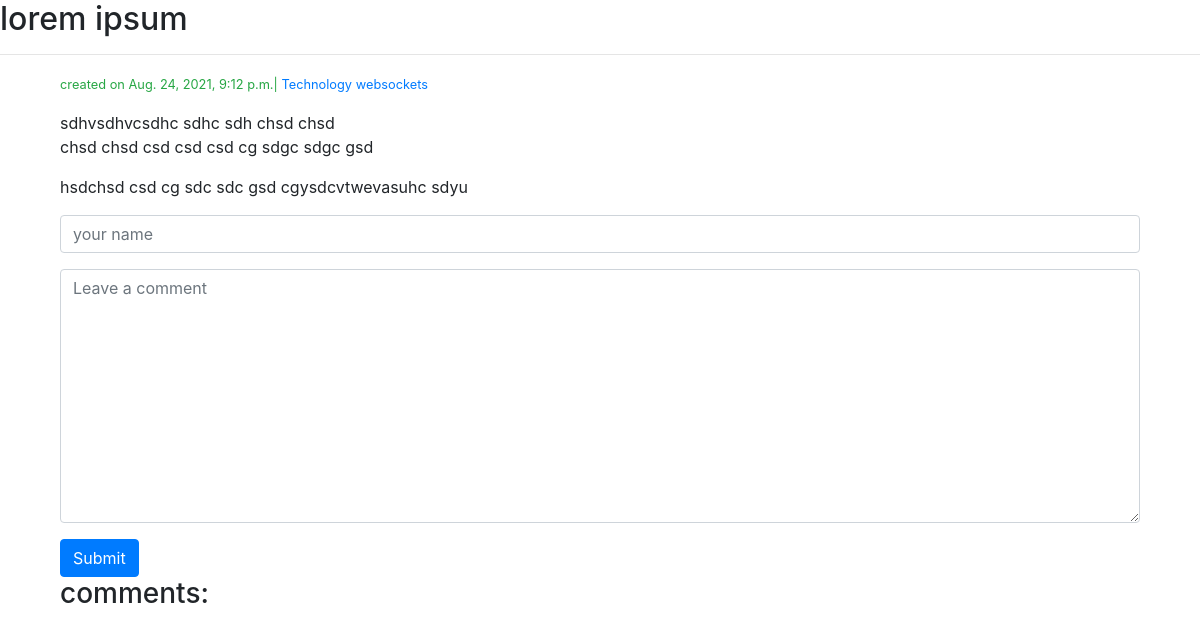
The app's page /myblogs/1/, older data.
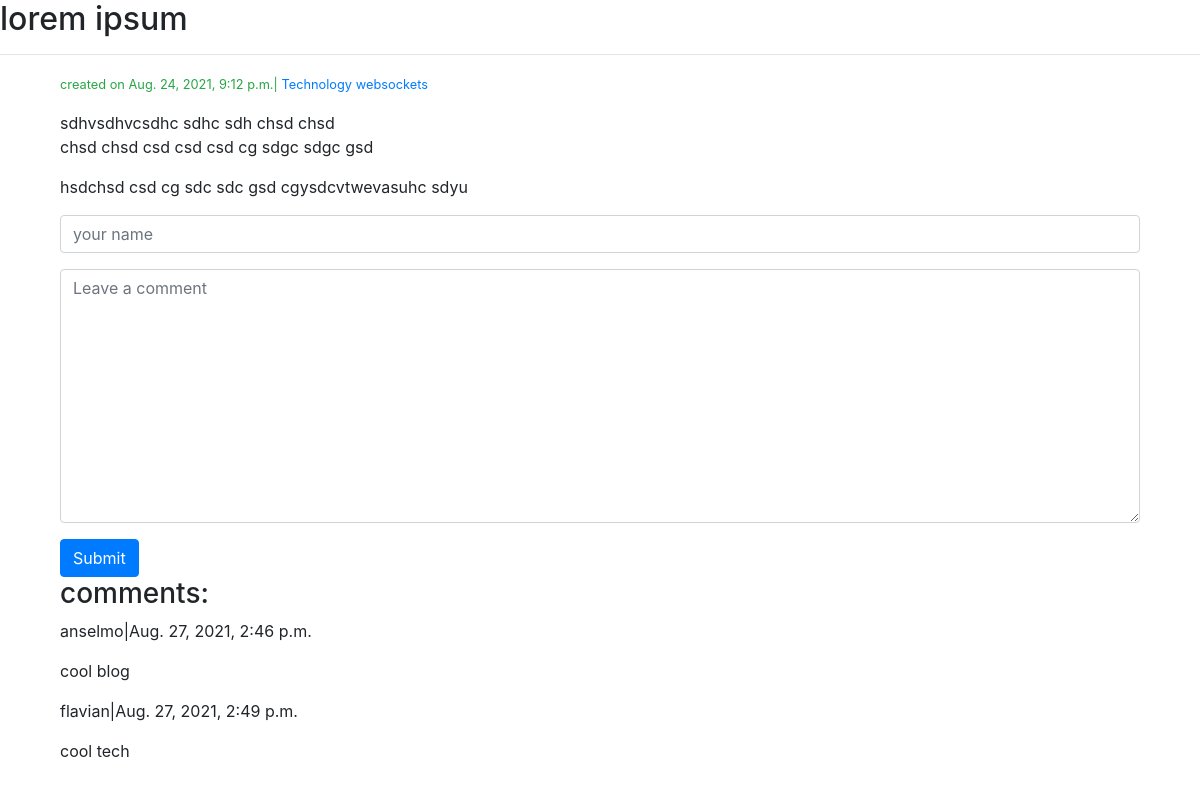
The same page, newer data.
### myblogs/models.py (models this page shows)
class Post(models.Model):
    title=models.CharField(max_length=100)
    blog=models.TextField()
    createdOn=models.DateTimeField(auto_now_add=True)
    lastModified=models.DateTimeField(auto_now=True)
    categories=models.ManyToManyField('Category',related_name='post')

class Category(models.Model):
    categoryName=models.CharField(max_length=100)
    def __str__(self):
        return self.categoryName

class Comment(models.Model):
    author=models.CharField(max_length=100)
    comment=models.TextField()
    createdOn=models.DateTimeField(auto_now_add=True)
    post=models.ForeignKey('Post',on_delete=models.CASCADE)

### myblogs/views.py (the view, shortened to what this page needs)
# urls.py: path('<int:pk>/',views.fetchByPrimarykey,name="fetchByPrimarykey"),
def fetchByPrimarykey(request,pk):
    post=Post.objects.get(pk=pk) #fetch data as per the primary key
    form =CommentForm()#fetch an empty form and render it
    comments=Comment.objects.filter(post=post)
    context={
		"post":post,
		"comments":comments,
        "form":form,
	}
    return render(request,"blogdetail.html",context)

### myblogs/forms.py
class CommentForm(forms.Form):
    author=forms.CharField(max_length=100,
                           required=True,
                           widget=forms.TextInput(attrs={
							   "class":"form-control",
								"placeholder":"your name",
                "row":100,
                "width":100,
						   })
                           )
    body=forms.CharField(max_length=100,widget=forms.Textarea(attrs={
		"class":"form-control",
  		"placeholder":"Leave a comment",
	}))

### portfolio/template/blogdetail.html (shortened to what this page needs)
<!DOCTYPE html>
<html lang="en">
<head>
</head>
<body>
	{% extends 'base.html' %}
	{% block page_content %}
	<h2>{{post.title}}</h2>
	<hr>
	<div class="container">
		<div class="col justify-content-center">
			<small class="text-success">
			created on {{post.createdOn}}|
			{% for category in post.categories.all %}
				<a href={% url "fecthByCategory" category.categoryName %}>{{category}}</a>
			{% endfor %}
		</small>
		<p>{{post.blog|linebreaks}}</p>
		<form action="" method="post">{% csrf_token %}
			<div class="form-group">{{form.author}}</div>
			<div class="form-group">{{form.body}}</div>
			<button type="submit" class="btn btn-primary">Submit</button>
		</form>
		<h3>comments:</h3>
		{% for comment  in comments  %}
		<p>
			{{comment.author}}|{{comment.createdOn}}
		</p>
		<p>{{comment.comment}}</p>
		{% endfor %}
		</div>
	</div>
	{% endblock page_content %}

### portfolio/template/base.html (shortened to what this page needs)
<link rel="stylesheet" href="https://stackpath.bootstrapcdn.com/bootstrap/4.1.3/css/bootstrap.min.css">
{% block page_content %}{% endblock %}

Row changes from the older to the newer data that the page shows:
added Comment: author "anselmo", createdOn "Aug. 27, 2021, 2:46 p.m.", comment "cool blog"
added Comment: author "flavian", createdOn "Aug. 27, 2021, 2:49 p.m.", comment "cool tech"
